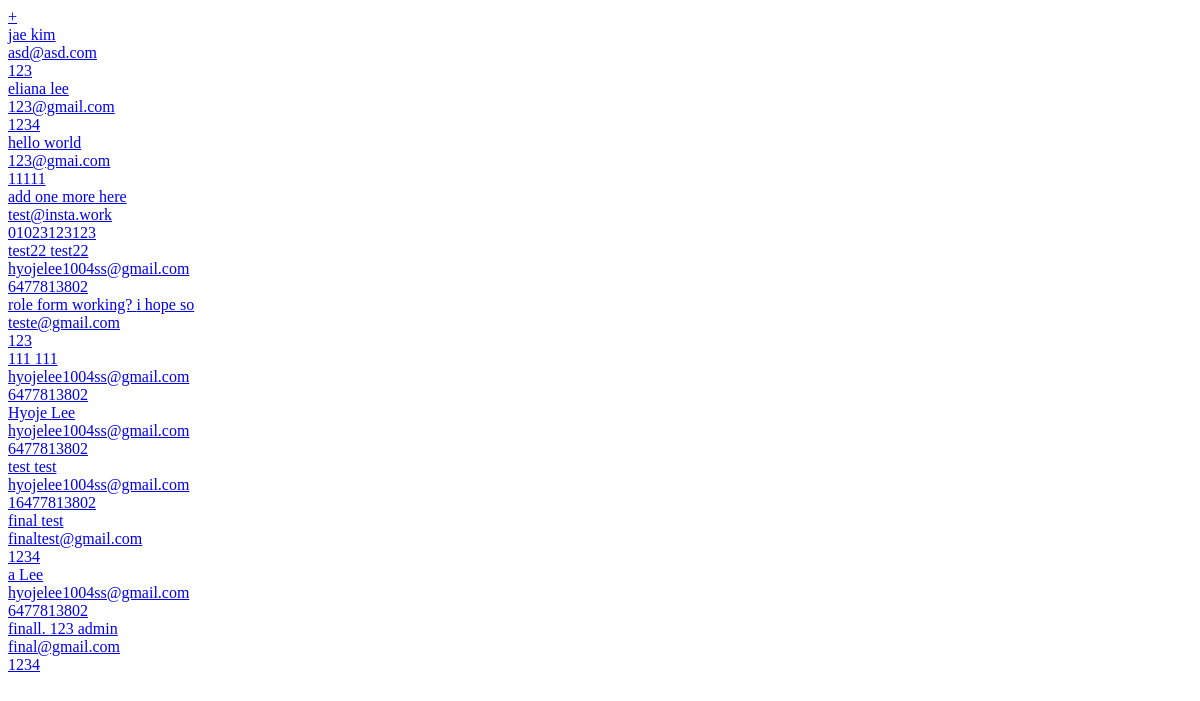
The app's page /, older data.
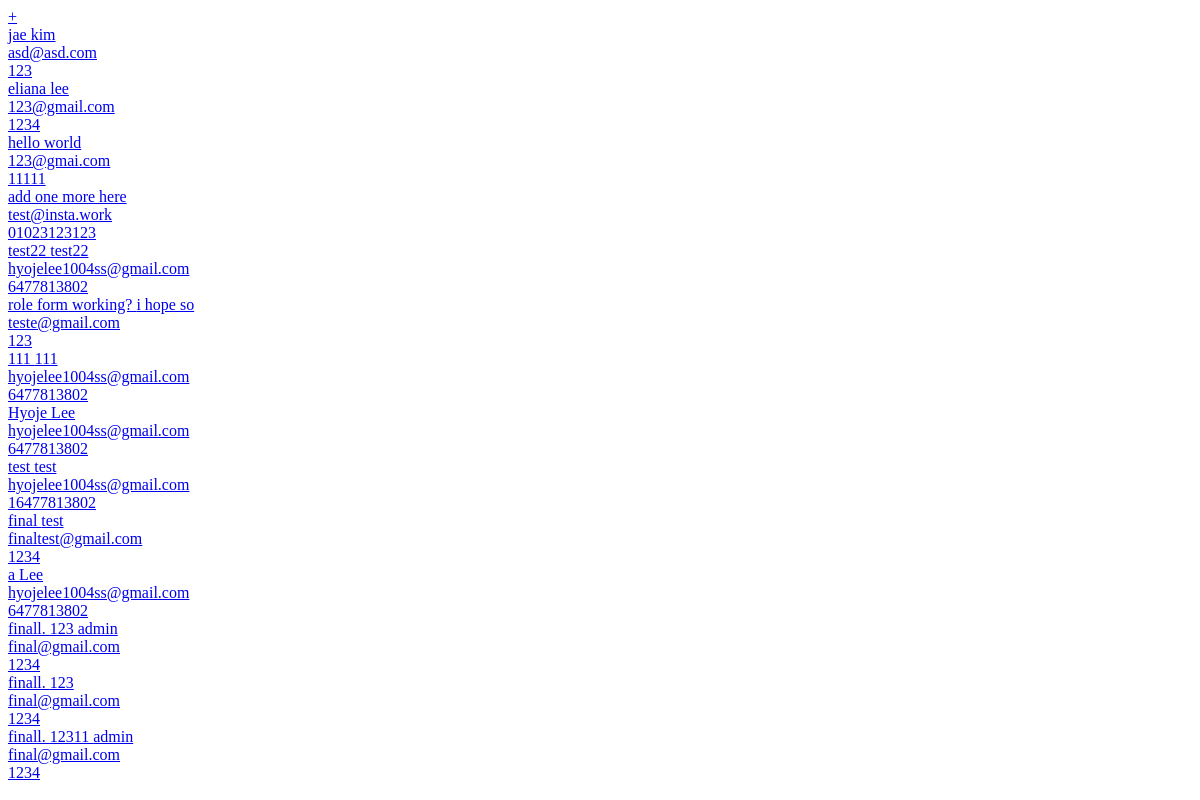
The same page, newer data.
### myEmployeeList/models.py (models this page shows, shortened)
class TeamMember(models.Model):
  first_name = models.CharField(max_length = 25, blank = False, null = False)
  last_name = models.CharField(max_length = 25, blank = False, null = False)
  email = models.EmailField(blank = False, null = False)
  phone_number = models.CharField(max_length = 25, blank = False, null = False)
  CHOICES = [
    ('regular', 'Regular'),
    ('admin', 'Admin'),
  ]
  member_type = models.CharField(max_length=10, choices=CHOICES)

### myEmployeeList/views.py (the view)
# urls.py: path('', views.index, name='index'),
def index(request):
  teamMemberData = TeamMember.objects.all()
  context = {"teamMemberData": teamMemberData}
  return render(request, "index.html", context)

### myEmployeeList/templates/index.html (shortened to what this page needs)
<!DOCTYPE html>
<html lang="en">
  <head>
  </head>
  <body>
    <a href="/add">+</a>
    {% if teamMemberData %} {% for member in teamMemberData %}
    <a href="edit/{{member.id}}">
      <div>
        <span>{{member.first_name}} {{member.last_name}} </span>
        {% if member.member_type == "admin" %} {{member.member_type}}{% endif %}
      </div>
      <div>{{member.email}}</div>
      <div>{{member.phone_number}}</div>
    </a>
    {% endfor %} {% else %}
    <div>No team member is available. Please add new member.</div>
    {% endif %}
  </body>
</html>

Row changes from the older to the newer data that the page shows:
added TeamMember: first_name "finall.", last_name "123", email "final@gmail.com", phone_number "1234"
added TeamMember: first_name "finall.", last_name "12311", member_type "admin", email "final@gmail.com", phone_number "1234"
